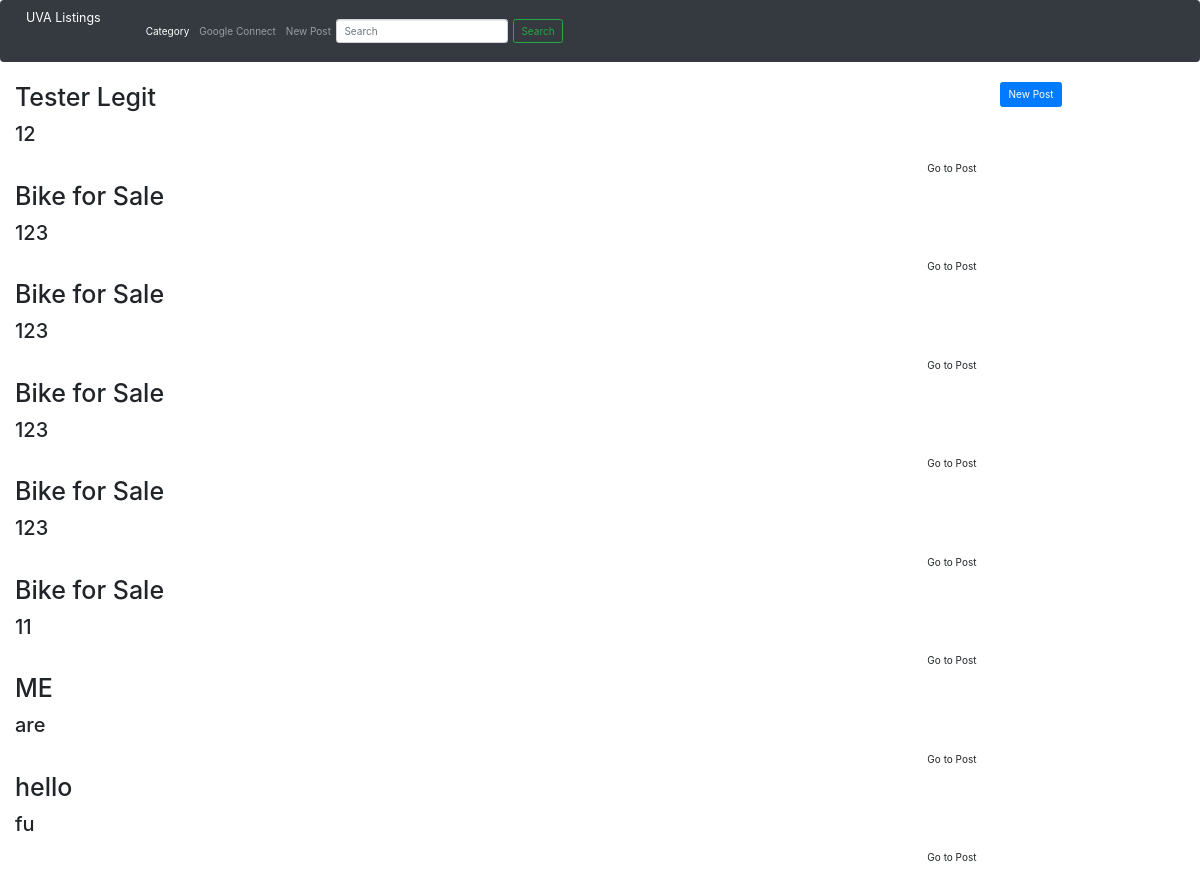
Page /posts/ (signed in) on the earlier database version.
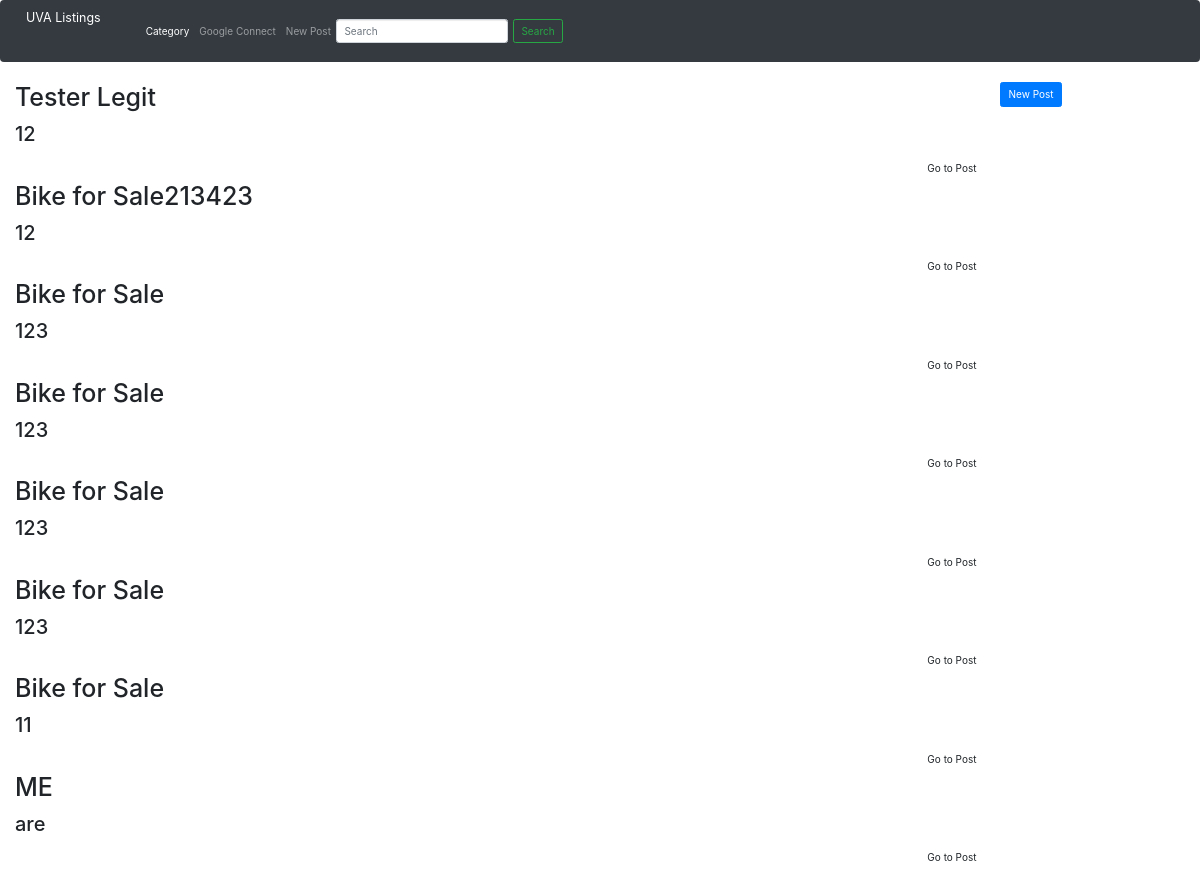
Same page on the later database version.
### posts/models.py (models this page shows, shortened)
class Post(models.Model):
    titleText = models.CharField(max_length=200)
    description = models.CharField(max_length=200)
    creation_date = models.DateField(("Date"), default=datetime.date.today)
    category = models.CharField(max_length=200)
    price = models.DecimalField(max_digits=6, decimal_places=2)

### posts/views.py (the view)
# urls.py: path('', TemplateView.as_view(template_name="login/index.html")),
def index(request):
    template_name = 'posts/postIndex.html'
    postList = Post.objects.order_by('-creation_date')[:8]
    testArray = {1, 2, 3}
    context = {'postList': postList, 'testArray': testArray}
    return render(request, 'posts/postIndex.html',context)

### posts/templates/posts/postIndex.html (shortened to what this page needs)
<link href="//netdna.bootstrapcdn.com/bootstrap/3.0.0/css/bootstrap.min.css" rel="stylesheet" id="bootstrap-css">
{% block page %}
{% load socialaccount %}
<head>
	{% load bootstrap4 %}
</head>
{% include "header.html" %}
<body>
	<button class="btn btn-primary" type="submit" onclick="location.href = 'newpost';">New Post</button>
	{%if user.is_authenticated%}
		{% if postList %}
			{% for postVar in postList %}
					  <div class="col-md-10 blogShort">
						<h1>{{ postVar.titleText }}</h1>
						<article><p>
							<h2>{{ postVar.description }}</h2>
							</p></article>
						<h1></h1><a class="btn btn-blog pull-right marginBottom10" href="/posts/{{ postVar.id }}/">Go to Post</a>
					</div>
			{% endfor %}
		{% else %}
			<p>No posts are available.</p>
		{% endif %}
	{%else%}
		<p> You need to be logged in in order to make a post!</p>
		<a class="btn btn-primary" href="\">Back to Homepage</a>
 		<li class="nav-item">
 		<a href="{% url 'social:begin' 'google-oauth2' %}">Google Connect</a>
 		{%endif%}
</body>
{% endblock %}

Differences in the rows shown:
no longer on this page (row edited): Post: titleText "hello", description "fu"
added Post: titleText "Bike for Sale213423", description "12"
